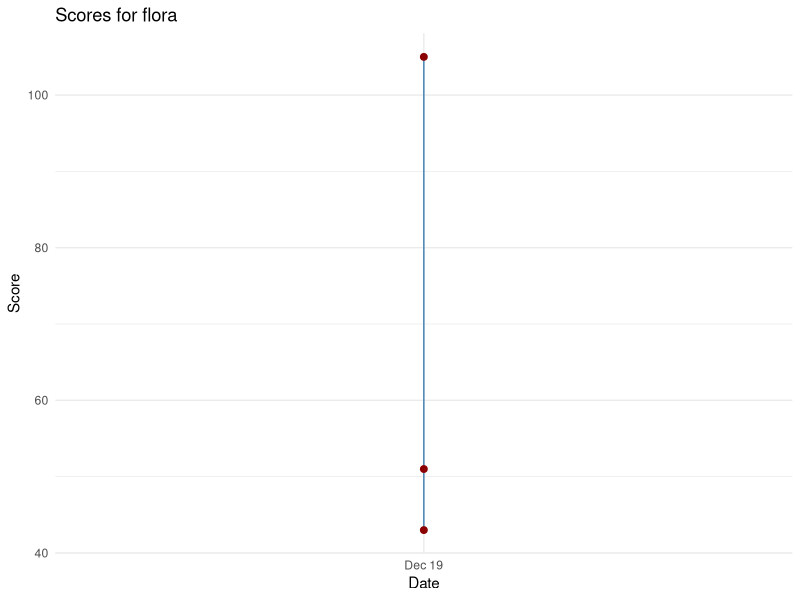

Write the R code that produced this figure.
## ---- chunk 1
#| include: false
library(tidyverse)

# Load dataset
scores <- read_csv(file.path("..", "data", "scores.csv"))
player_name <- "flora"
player_scores <- scores %>% filter(player == player_name) %>% arrange(date)
## ---- chunk 2
#| echo: false
tibble(
    Total_Sessions = nrow(player_scores),
    Average_Score = mean(player_scores$score),
    Highest_Score = max(player_scores$score),
    Lowest_Score = min(player_scores$score)
  )
## ---- chunk 3
#| echo: false

ggplot(player_scores, aes(x = date, y = score)) +
    geom_line(group = 1, color = "steelblue") +
    geom_point(color = "darkred", size = 2) +
    labs(title = paste("Scores for", player_name),
         x = "Date", y = "Score") +
    theme_minimal()
